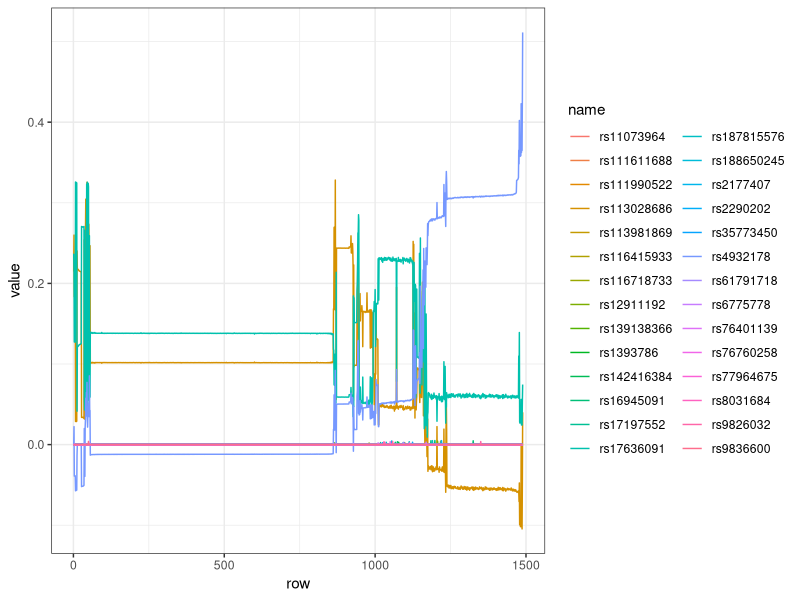
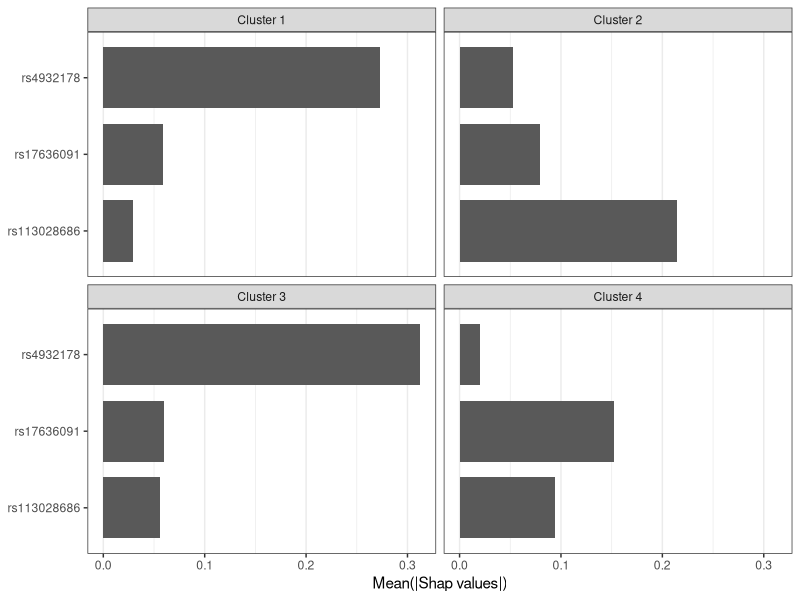
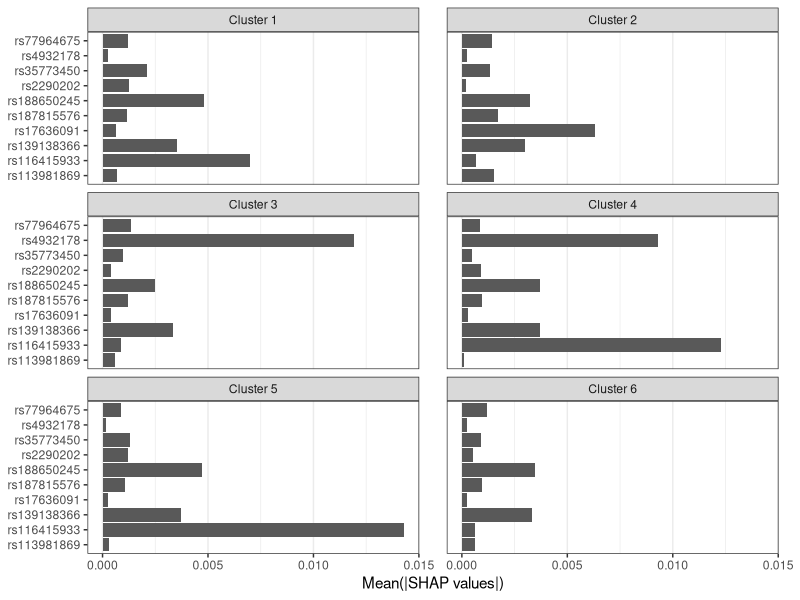
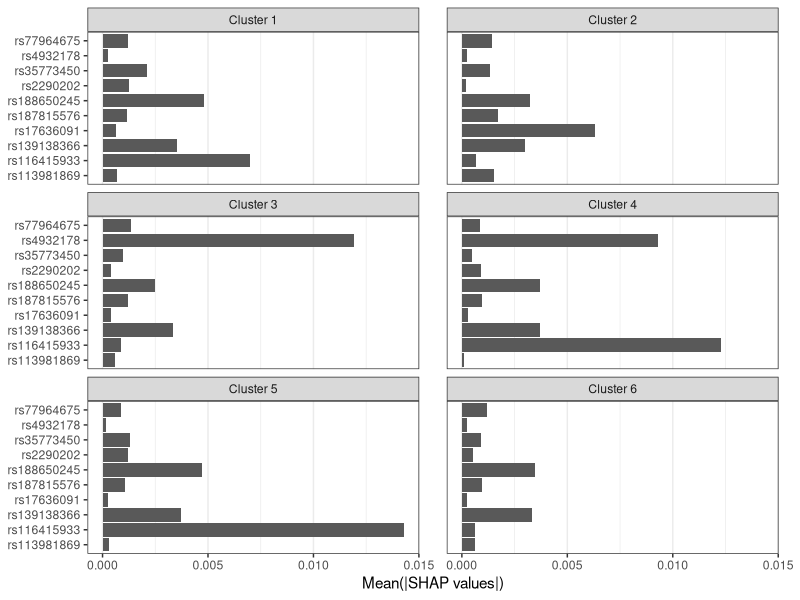
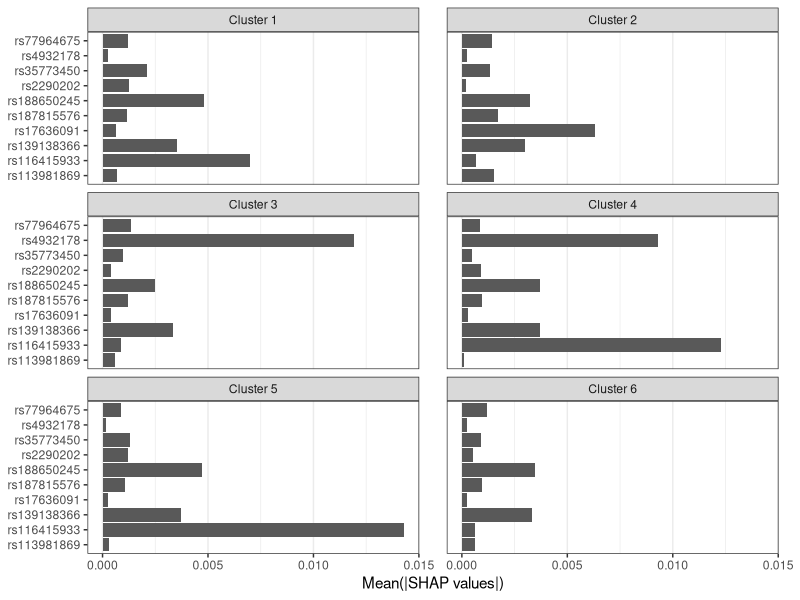

Source code (R) for these figures, in order:
## ---- chunk 1
library(tidyverse)
theme_set(theme_bw())
## ---- chunk 2
clusters_classic <- read_delim('results/clusters_classic.txt', delim = '\t') %>% 
  mutate(cluster = paste('Cluster', res.Best.partition))
shap_classic <- read_delim('results/shapValues_classic.txt', delim = '\t')
clusters_resAdj <- read_delim('results/clusters_resAdj.txt', delim = '\t') %>% 
  mutate(cluster = paste('Cluster', res.Best.partition))
shap_resAdj <- read_delim('results/shapValues_resAdj.txt', delim = '\t')

## ---- chunk 3
classic_df <- clusters_classic  %>% 
  left_join(shap_classic) %>% 
  pivot_longer(contains('rs')) %>% 
  group_by(cluster, name) %>% # by cluster
  summarise(per_cluster = mean(abs(value)), .groups = 'drop') %>% 
  filter(per_cluster > 0.001)

feat_imp_classic <- classic_df %>% 
  ggplot(aes(x = per_cluster, y = name)) +
  geom_col(width = 0.8) +
  facet_wrap(~ cluster, ncol = 2) +
  labs(x = 'Mean(|Shap values|)', y = NULL)+
  theme(panel.grid.major.y = element_blank(),
        panel.grid.minor.y = element_blank())

ggsave('figs/feat_imp_classic.pdf', feat_imp_classic,
       width = 6, height = 3)
## ---- chunk 4
resadj_df <- clusters_resAdj %>% 
  left_join(shap_resAdj) %>% 
  pivot_longer(contains('rs')) %>% 
  group_by(cluster, name) %>% # by cluster
  summarise(per_cluster = mean(abs(value)), .groups = 'drop')

imp_snps <- resadj_df %>% 
  group_by(cluster) %>% 
  top_n(5) %>% 
  pull(name) %>% 
  unique()

# look at top 5 clusters then unite
feat_imp_resadj <- resadj_df %>% 
  filter(name %in% imp_snps) %>%
  ggplot(aes(x = per_cluster, y = name)) +
  geom_col() +
  facet_wrap(~ cluster, ncol = 2) +
  labs(x = 'Mean(|SHAP values|)', y = NULL) +
  theme(panel.grid.major.y = element_blank(),
        panel.grid.minor.y = element_blank(),
        panel.spacing.x = unit(7, 'mm'),
        plot.margin = unit(c(5.5, 15.5, 5.5, 5.5), 'pt'))

ggsave('figs/feat_imp_resadj.pdf', feat_imp_resadj,
       width = 7, height = 5)
ggsave('figs/feat_imp_resadj.eps', feat_imp_resadj,
       width = 7, height = 5)
ggsave('figs/feat_imp_resadj.ps', feat_imp_resadj,
       width = 7, height = 5)
## ---- chunk 5
eid_order <- shap_classic[, unique(classic_df$name)] %>% 
  as.matrix() %>% 
  seriation::seriate() %>%
  seriation::get_order()

shap_reordered <- shap_classic[eid_order, ] %>% 
  mutate(row = row_number())
## ---- chunk 6
shap_reordered %>% 
  pivot_longer(contains('rs')) %>%
  ggplot(aes(y = value, x = row, color = name)) +
  geom_line()
